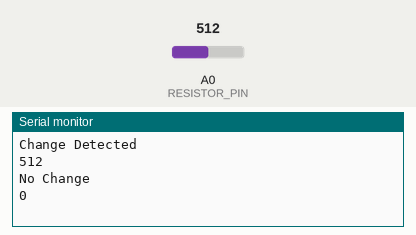
Recording of a sketch running on a simulated Arduino Uno, built with avr-gcc and run on an emulated ATmega328P. Shown: the last lines printed to the serial monitor. The inputs (shaded band) are chosen by the test bench; at power-on: A0 (RESISTOR_PIN) = 512.

Above: at 2.8 s.
2.9 s: A0 (RESISTOR_PIN) set to 716
At 4.9 s:
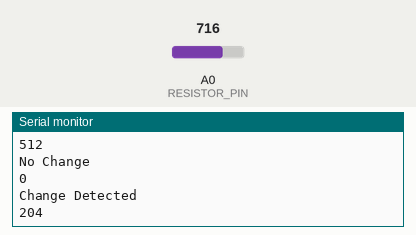
5.6 s: A0 (RESISTOR_PIN) set to 900
At 6.5 s:
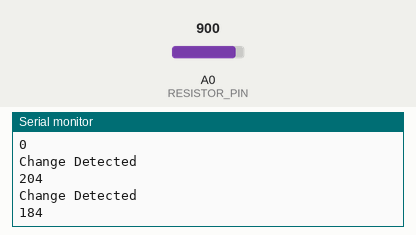
Timing chart, 0 to 8.6 s (numbered marks = the images above; inputs shaded):
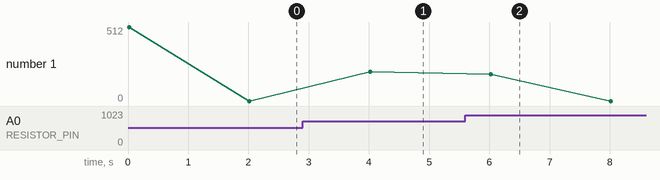

Measured:
- after the input at 2.9 s, the serial monitor: prints a new line after 1.1 s (image 1)
- after the input at 5.6 s, the serial monitor: prints a new line after 0.42 s (image 2)
- plotted number 1: 0 → 204 after the input at 2.9 s

The sketch:

photoresistortest.ino
```cpp
#define RESISTOR_PIN A0
int prValCurrent = 0;
int prValPrev = 0;
int difference = 0;
bool chng = true;

void setup() {
  // put your setup code here, to run once:
  Serial.begin(9600);
  pinMode(RESISTOR_PIN, INPUT);

}

void loop() {
  // put your main code here, to run repeatedly:
  prValPrev = prValCurrent;
  prValCurrent = analogRead(RESISTOR_PIN);
  difference = prValCurrent - prValPrev;
  if (difference < 0) {
    difference *= -1;
  }
  if (difference > 10) {
    chng = true;
  }
  else{
    chng = false;
  }
  if (chng == true) {
    Serial.println("Change Detected");
    Serial.println(difference);
  }
  else {
    Serial.println("No Change");
    Serial.println(difference);
  }


  delay(2000);
}
```
